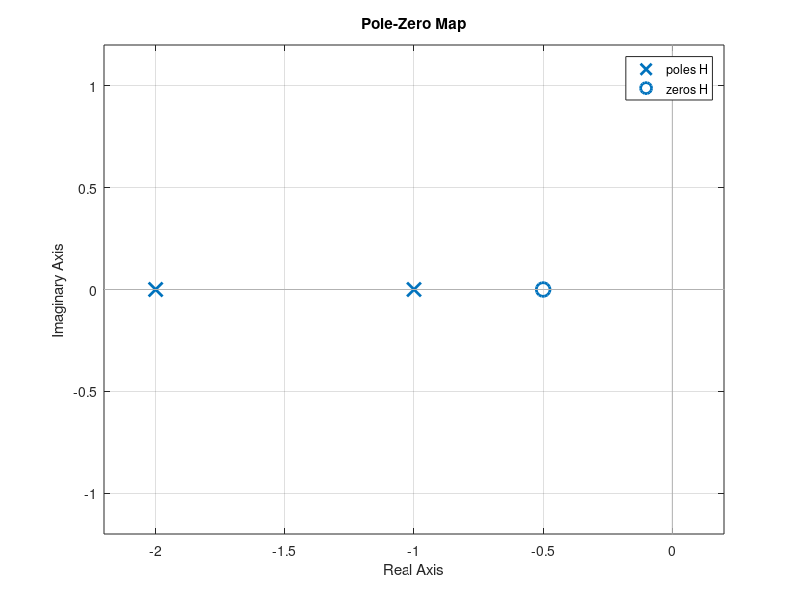
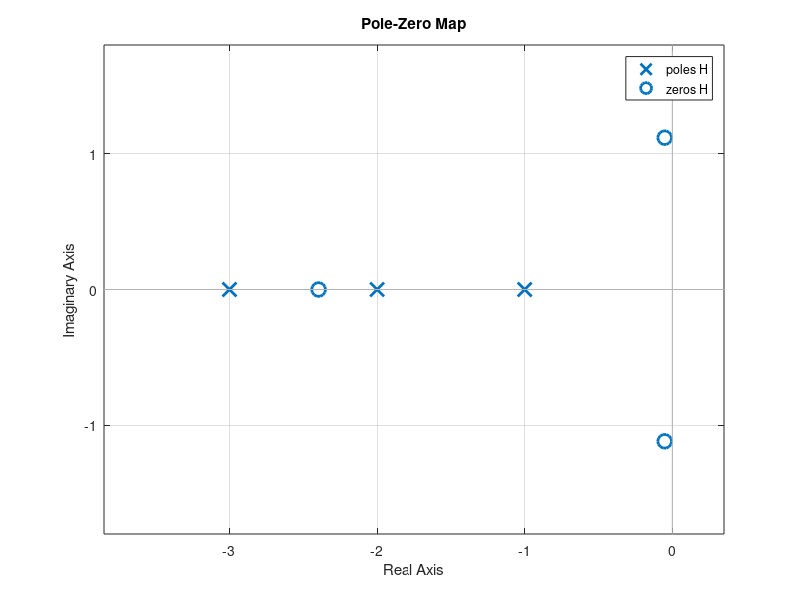

Recreate these plots in MATLAB, in order.
%Zeros: Roots of numerator.
%Poles: Roots of denominator.

%residue() calculates the expansion in partial fractions
num = [2 1];
den = [1 3 2];
%expansion in partial fractions
[r,p,k] = residue(num, den)
%h(t)= -e^(-t)+3*e^(-2*t), t>=0

%tf2zp()converts the numerator-denominator form to the poles and zeros form
[z, p, k] = tf2zp(num,den)

%pzmap() plots the poles and zeros of a transfer function
figure(1)
H = tf([2 1],[1 3 2])
pzmap(H)

%%%%%%%%%%%%%%%%%%%%%%%%%%%%%%%%%%%%%%%%%%%%%%%%%%%%%%%%%%%%%%%%%%%%%%%%%%%%
figure(2)
num = [2 5 3 6];
den = [1 6 11 6];
H = tf(num,den)
pzmap(H)
[z, p, k] = tf2zp(num,den)